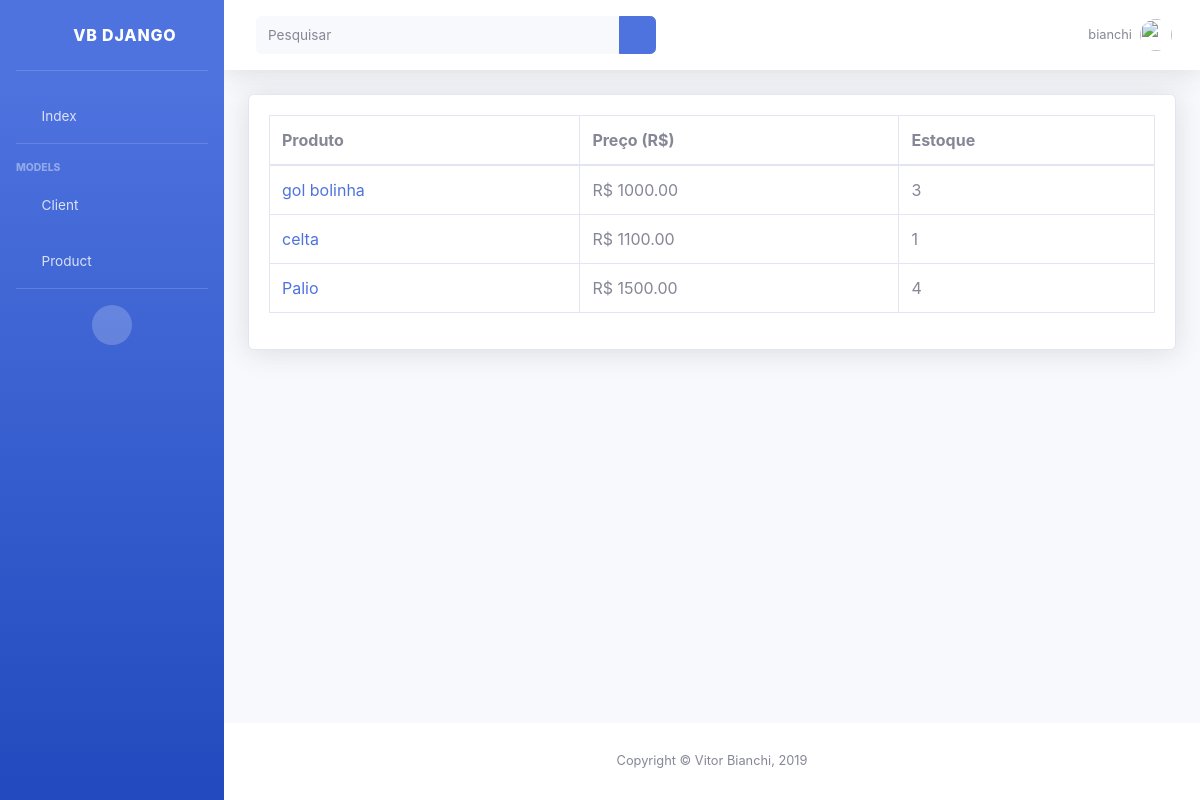
The app's page / (signed in) with its own data.
### core/models.py (models this page shows, shortened)
class Product(models.Model):
    nome  = models.CharField('Nome', max_length=100)
    preco = models.DecimalField('Preço', decimal_places=2, max_digits=10)
    estoque = models.IntegerField('Quantidade em Estoque')

### core/views.py (the view)
# urls.py: path('', index, name="index"),
def index(request):
    products = Product.objects.all()
    context = {
        'user' : request.user,
        'products' : products
    }
    return render(request, 'index.html' , context)

### core/templates/index.html (shortened to what this page needs)
{% load static %}
<!DOCTYPE html>
<html lang="pt-br">
<head>
    <link rel="stylesheet" href="{% static 'vendor/fontawesome-free/css/all.min.css' %}">
    <link rel="stylesheet" href="{% static 'css/style.css' %}">
</head>
<body id="page-top">
    <div id="wrapper">
        <ul class="navbar-nav bg-gradient-primary sidebar sidebar-dark accordion" id="accordionSidebar">
            <a class="sidebar-brand d-flex align-items-center justify-content-center" href="index.html">
                <div class="sidebar-brand-icon rotate-n-15">
                    <i class="fas fa-laugh-wink"></i>
                </div>
                <div class="sidebar-brand-text mx-3"> VB Django </div>
            </a>
            <hr class="sidebar-divider">
            <li class="nav-item">
                <a class="nav-link" href="#">
                    <i class="fas fa-fw fa-tachometer-alt"></i>
                    <span>Index</span>
                </a>
            </li>
            <hr class="sidebar-divider">
            <div class="sidebar-heading">
                Models
            </div>
            <li class="nav-item">
                <a class="nav-link" href="#">
                    <i class="fas fa-fw fa-cog"></i>
                    <span>Client</span>
                </a>
            </li>
            <li class="nav-item">
                <a class="nav-link" href="#">
                    <i class="fas fa-fw fa-wrench"></i>
                    <span>Product</span>
                </a>
            </li>
            <hr class="sidebar-divider d-none d-md-block">
            <div class="text-center d-none d-md-inline">
                <button class="rounded-circle border-0" id="sidebarToggle"></button>
            </div>
        </ul>
        <div id="content-wrapper" class="d-flex flex-column">
            <div id="content">
                <nav class="navbar navbar-expand navbar-light bg-white topbar mb-4 static-top shadow">
                    <form class="d-none d-sm-inline-block form-inline mr-auto ml-md-3 my-2 my-md-0 mw-100 navbar-search">
                        <div class="input-group">
                            <input type="text" class="form-control bg-light border-0 small" placeholder="Pesquisar" aria-label="Search" aria-describedby="basic-addon2">
                            <div class="input-group-append">
                                <button class="btn btn-primary" type="button">
                                    <i class="fas fa-search fa-sm"></i>
                                </button>
                            </div>
                        </div>
                    </form>
                    <ul class="navbar-nav ml-auto">
                        <li class="nav-item dropdown no-arrow">
                            <a class="nav-link" href="#" id="userDropdown" role="button" data-toggle="dropdown" aria-haspopup="true" aria-expanded="false">
                                <span class="mr-2 d-none d-lg-inline text-gray-600 small">{{ user }}</span>
                                <img class="img-profile rounded-circle" src="https://source.unsplash.com/QAB-WJcbgJk/60x60">
                            </a>
                        </li>
                    </ul>
                </nav>
                <div class="container-fluid">
                    <div class="card shadow mb-4">
                        <div class="card-body">
                            <div class="table-responsive">
                                <table class="table table-bordered" id="dataTable" width="100%" cellspacing="0">
                                    <thead>
                                        <tr>
                                            <th>Produto</th>
                                            <th>Preço (R$)</th>
                                            <th>Estoque</th>
                                        </tr>
                                    </thead>
                                    <tbody>
                                        {% for product in products %}
                                        <tr>
                                            <td>
                                                <a href="{% url 'product' product.id %}">
                                                    {{ product.nome }}
                                                </a>
                                            </td>
                                            <td>R$ {{ product.preco }}</td>
                                            <td>{{ product.estoque }}</td>
                                        </tr>
                                        {% endfor %}
                                    </tbody>
                                </table>
                            </div>
                        </div>
                    </div>
                </div>
            </div>
            <footer class="sticky-footer bg-white">
                <div class="container my-auto">
                    <div class="copyright text-center my-auto">
                        <span>Copyright &copy; Vitor Bianchi, 2019</span>
                    </div>
                </div>
            </footer>
        </div>
    </div>
</body>
</html>

### records on screen
Product: nome "gol bolinha", preco "1000.00", estoque "3"
Product: nome "celta", preco "1100.00", estoque "1"
Product: nome "Palio", preco "1500.00", estoque "4"

### other values on screen
{{ user }} "bianchi"
